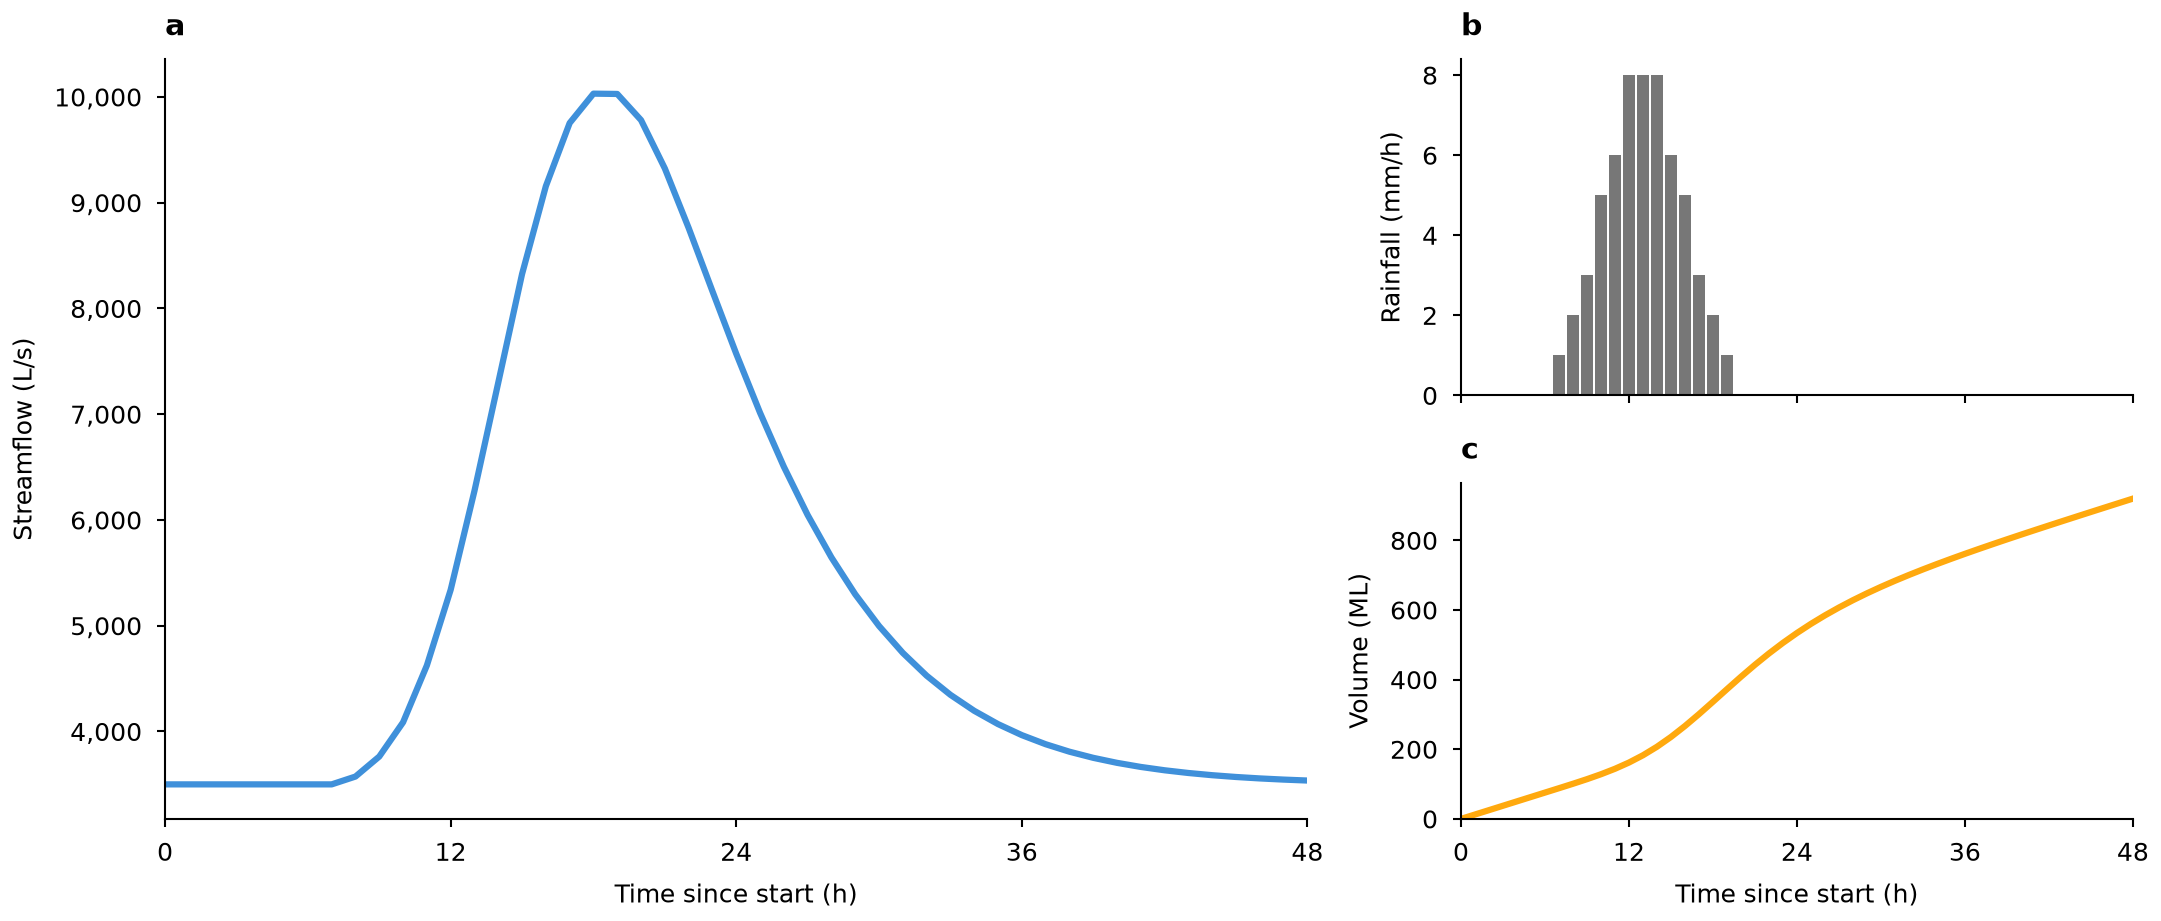

Recreate this plot in Python.
"""Label unequal panels at a fixed distance from each axes' upper-left corner.
A synthetic storm shown as streamflow, rainfall and cumulative volume."""

import os
from pathlib import Path

import matplotlib.pyplot as plt
import numpy as np
from matplotlib.ticker import StrMethodFormatter

MM = 1 / 25.4
STYLE_DIR = Path(__file__).resolve().parent / "../../../styles"


def panel_label(ax, letter):
    """Anchor to the axes, then apply a physical offset in points."""
    ax.annotate(letter, xy=(0, 1), xycoords="axes fraction",
                xytext=(0, 4), textcoords="offset points",
                ha="left", va="bottom", fontweight="bold", fontsize="large")


def draw_storm(flow_ax, rain_ax, volume_ax):
    hours = np.arange(49)
    rain = np.round(8 * np.exp(-((hours - 13) / 4) ** 2))
    response = hours * np.exp(-hours / 4)
    flow = 3500 + 95 * np.convolve(rain, response)[:len(hours)]
    flow_ax.plot(hours, flow, color="C0")
    flow_ax.set_ylabel("Streamflow (L/s)")
    flow_ax.yaxis.set_major_formatter(StrMethodFormatter("{x:,.0f}"))

    rain_ax.bar(hours, rain, color="#777777", width=0.9)
    rain_ax.set_ylabel("Rainfall (mm/h)")

    # Integrate adjacent hourly flow readings in liters, then convert to ML.
    hourly_volume = (flow[:-1] + flow[1:]) / 2 * 3600 / 1e6
    volume = np.r_[0, np.cumsum(hourly_volume)]
    volume_ax.plot(hours, volume, color="C1")
    volume_ax.set_ylabel("Volume (ML)")

    for ax in (flow_ax, rain_ax, volume_ax):
        ax.set_xlim(0, 48)
        ax.set_xticks([0, 12, 24, 36, 48])
    rain_ax.set_ylim(bottom=0)
    volume_ax.set_ylim(bottom=0)
    flow_ax.set_xlabel("Time since start (h)")
    volume_ax.set_xlabel("Time since start (h)")
    rain_ax.tick_params(labelbottom=False)


def main():
    default = STYLE_DIR / "default.mplstyle"
    sheets = [default] if default.is_file() else []
    if selected := os.environ.get("CEDALION_STYLE"):
        sheet = Path(selected).expanduser()
        sheets.append(sheet if sheet.is_file() else STYLE_DIR / (selected.removesuffix(".mplstyle") + ".mplstyle"))
    width_mm = float(os.environ.get("CEDALION_WIDTH_MM", 183))
    with plt.style.context(sheets):
        fig = plt.figure(figsize=(width_mm * MM, 78 * MM), layout="constrained")
        grid = fig.add_gridspec(2, 2, width_ratios=(1.7, 1))
        flow_ax = fig.add_subplot(grid[:, 0])
        rain_ax = fig.add_subplot(grid[0, 1])
        volume_ax = fig.add_subplot(grid[1, 1], sharex=rain_ax)
        draw_storm(flow_ax, rain_ax, volume_ax)
        for ax, letter in zip((flow_ax, rain_ax, volume_ax), "abc"):
            panel_label(ax, letter)
        fig.savefig(os.environ.get("CEDALION_SNIPPET_PNG", Path(__file__).with_name("snippet.png")), dpi=300)
        plt.close(fig)


if __name__ == "__main__":
    main()
